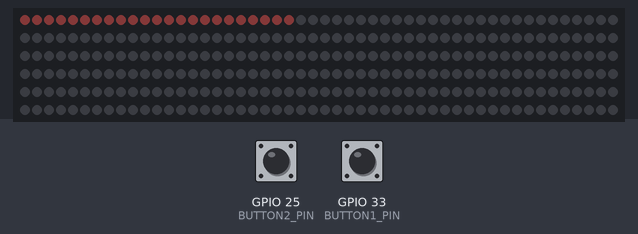
A sketch run on a simulated ESP32. On the bench: 300 RGB LEDs in strip order, left to right, continuing on the next row. The test bench sets the inputs (shaded band); at power-on: GPIO 25 (BUTTON2_PIN) HIGH, GPIO 33 (BUTTON1_PIN) HIGH. Dim RGB values are drawn brighter than linear.

Above: at 0.48 s.
At 2.02 s:
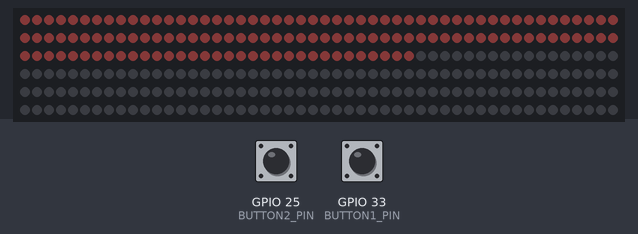
At 3.57 s:
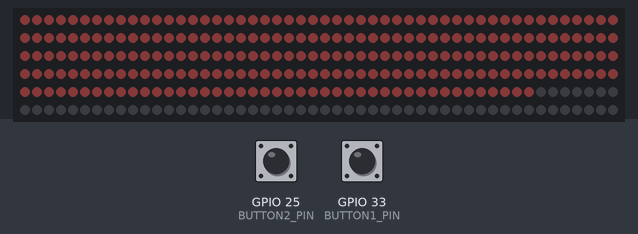
At 28.6 s:
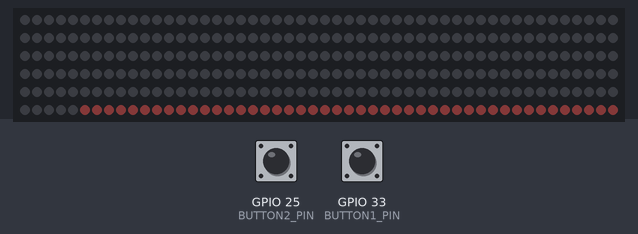
At 30.45 s:
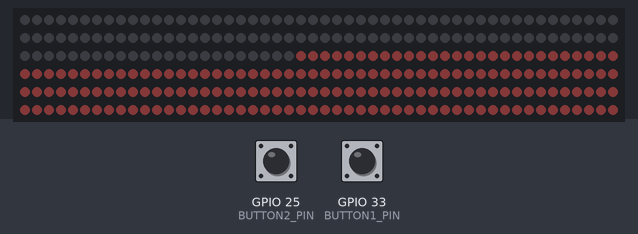
At 32.1 s:
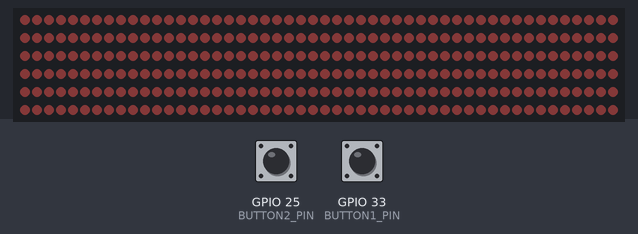

The sketch:

staicaseLighting.ino
```cpp
#include <FastLED.h>

// Define pins and LED count
#define LED_PIN     14   // Pin connected to the LED strip
#define BUTTON1_PIN 33   // Pin connected to Button 1
#define BUTTON2_PIN 25   // Pin connected to Button 2
#define NUM_LEDS    300  // Number of LEDs in the strip

CRGB leds[NUM_LEDS]; // Create an array to hold the LED colors

void setup() {
  pinMode(BUTTON1_PIN, INPUT_PULLUP);
  pinMode(BUTTON2_PIN, INPUT_PULLUP);

  FastLED.addLeds<NEOPIXEL, LED_PIN>(leds, NUM_LEDS); // Initialize the LED strip
  FastLED.setBrightness(7); // Set the brightness level (0-255)

  FastLED.show(); // Initialize all LEDs to off
}

void loop() {
  // Check if Button 1 is pressed
  if (digitalRead(BUTTON1_PIN) == HIGH) {
    lightUpStairsForward();
    delay(20000);
    fadeDownStrip(5);
  }

  // Check if Button 2 is pressed
  if (digitalRead(BUTTON2_PIN) == HIGH) {
    lightUpStairsReverse();
    delay(20000);
    fadeDownStrip(5);
  }
}

// Function to light up LEDs in a "staircase" fashion forward
void lightUpStairsForward() {
  for (int i = 0; i < NUM_LEDS; i++) {
    leds[i] = CRGB(255, 100, 100); // Red color for animation
    FastLED.show();
    delay(5); // Delay for animation speed
  }
}

// Function to light up LEDs in a "staircase" fashion reverse
void lightUpStairsReverse() {
  for (int i = NUM_LEDS - 1; i >= 0; i--) {
    leds[i] = CRGB(255, 100, 100); // Red color for reverse animation
    FastLED.show();
    delay(5); // Delay for animation speed
  }
}

// Function to fade down the LED strip
void fadeDownStrip(int fadeDelay) {
  for (int brightness = 255; brightness >= 0; brightness--) {
    for (int i = 0; i < NUM_LEDS; i++) {
      // Get the current color of each LED
      CRGB currentColor = leds[i];

      // Scale RGB components with a bias to reduce red prominence
      float redBias = 0.95; // Adjust bias for red (lower value reduces red intensity)
      uint8_t newR = currentColor.r * brightness / 255 * redBias;
      uint8_t newG = currentColor.g * brightness / 255;
      uint8_t newB = currentColor.b * brightness / 255;

      // Set the new scaled color
      leds[i] = CRGB(newR, newG, newB);
    }
    FastLED.show();
    delay(fadeDelay); // Adjust fade speed
  }
}
```
